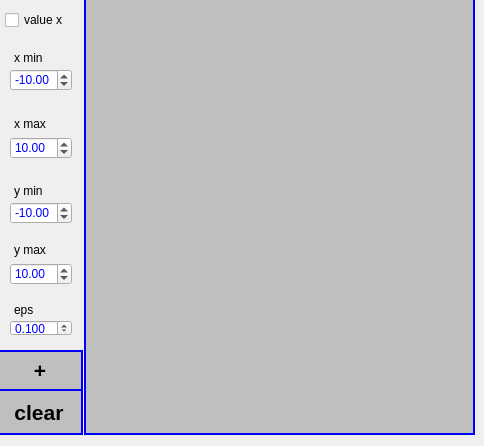
    <widget class="QWidget" name="tab_2">
     <attribute name="title">
      <string>Graphic</string>
     </attribute>
     <widget class="QCustomPlot" name="my_graphic" native="true">
      <property name="geometry">
       <rect>
        <x>84</x>
        <y>-2</y>
        <width>391</width>
        <height>437</height>
       </rect>
      </property>
      <property name="styleSheet">
       <string notr="true">QWidget {
   background-color: rgba(0, 0, 0, 0.2); /* Задний план */
    color: palette(WindowText); /* Цвет текста */
    border: 2px solid palette(Link);
    padding: 5px;
   font-family: Arial, sans-serif;
    font-weight: bold; /* Для пожирнения шрифта */
}

/* При наведении на кнопку */
QWidget:hover {
    background-color: palette(button);
    color: palette(link);
    border: 2px solid palette(Link); /* Бледная обводка */
}

/* При нажатии на кнопку */
QWidget:pressed {
    background-color: palette(button);
    color: palette(link);
    border: 2px solid palette(mid); /* Бледная обводка */
    border-top: 4px solid palette(link); /* Добавляем верхнюю границу */
    border-right: 4px solid palette(link);
    border-left: 4px solid palette(link);
    border-bottom: 4px solid palette(link);
}

/* Убираем фокусовку (при клике не будет выделяться синяя рамка) */
QWindget:focus {
    outline: none;
}</string>
      </property>
     </widget>
     <widget class="QDoubleSpinBox" name="x_min">
      <property name="geometry">
       <rect>
        <x>10</x>
        <y>69</y>
        <width>62</width>
        <height>22</height>
       </rect>
      </property>
      <property name="styleSheet">
       <string notr="true">QDubleSpinBox {
   background-color: rgba(0, 0, 0, 0.2); /* Задний план */
    color: palette(WindowText); /* Цвет текста */
    border: 2px solid palette(Link);
    padding: 5px;
   font-family: Arial, sans-serif;
    font-weight: bold; /* Для пожирнения шрифта */
}

/* При наведении на кнопку */
QDoubleSpinBox:hover {
    background-color: palette(button);
    color: palette(link);
    border: 2px solid palette(Link); /* Бледная обводка */
}

/* При нажатии на кнопку */
QDoubleSpinBox:pressed {
    background-color: palette(button);
    color: palette(link);
    border: 2px solid palette(mid); /* Бледная обводка */
    border-top: 4px solid palette(link); /* Добавляем верхнюю границу */
    border-right: 4px solid palette(link);
    border-left: 4px solid palette(link);
    border-bottom: 4px solid palette(link);
}

/* Убираем фокусовку (при клике не будет выделяться синяя рамка) */
QDoubleSpinBox:focus {
    outline: none;
}</string>
      </property>
      <property name="minimum">
       <double>-1000000.000000000000000</double>
      </property>
      <property name="maximum">
       <double>1000000.000000000000000</double>
      </property>
      <property name="value">
       <double>-10.000000000000000</double>
      </property>
     </widget>
     <widget class="QDoubleSpinBox" name="x_max">
      <property name="geometry">
       <rect>
        <x>10</x>
        <y>137</y>
        <width>62</width>
        <height>22</height>
       </rect>
      </property>
      <property name="styleSheet">
       <string notr="true">QDubleSpinBox {
   background-color: rgba(0, 0, 0, 0.2); /* Задний план */
    color: palette(WindowText); /* Цвет текста */
    border: 2px solid palette(Link);
    padding: 5px;
   font-family: Arial, sans-serif;
    font-weight: bold; /* Для пожирнения шрифта */
}

/* При наведении на кнопку */
QDoubleSpinBox:hover {
    background-color: palette(button);
    color: palette(link);
    border: 2px solid palette(Link); /* Бледная обводка */
}

/* При нажатии на кнопку */
QDoubleSpinBox:pressed {
    background-color: palette(button);
    color: palette(link);
    border: 2px solid palette(mid); /* Бледная обводка */
    border-top: 4px solid palette(link); /* Добавляем верхнюю границу */
    border-right: 4px solid palette(link);
    border-left: 4px solid palette(link);
    border-bottom: 4px solid palette(link);
}

/* Убираем фокусовку (при клике не будет выделяться синяя рамка) */
QDoubleSpinBox:focus {
    outline: none;
}</string>
      </property>
      <property name="minimum">
       <double>-1000000.000000000000000</double>
      </property>
      <property name="maximum">
       <double>1000000.000000000000000</double>
      </property>
      <property name="value">
       <double>10.000000000000000</double>
      </property>
     </widget>
     <widget class="QDoubleSpinBox" name="y_min">
      <property name="geometry">
       <rect>
        <x>10</x>
        <y>202</y>
        <width>62</width>
        <height>22</height>
       </rect>
      </property>
      <property name="styleSheet">
       <string notr="true">QDubleSpinBox {
   background-color: rgba(0, 0, 0, 0.2); /* Задний план */
    color: palette(WindowText); /* Цвет текста */
    border: 2px solid palette(Link);
    padding: 5px;
   font-family: Arial, sans-serif;
    font-weight: bold; /* Для пожирнения шрифта */
}

/* При наведении на кнопку */
QDoubleSpinBox:hover {
    background-color: palette(button);
    color: palette(link);
    border: 2px solid palette(Link); /* Бледная обводка */
}

/* При нажатии на кнопку */
QDoubleSpinBox:pressed {
    background-color: palette(button);
    color: palette(link);
    border: 2px solid palette(mid); /* Бледная обводка */
    border-top: 4px solid palette(link); /* Добавляем верхнюю границу */
    border-right: 4px solid palette(link);
    border-left: 4px solid palette(link);
    border-bottom: 4px solid palette(link);
}

/* Убираем фокусовку (при клике не будет выделяться синяя рамка) */
QDoubleSpinBox:focus {
    outline: none;
}</string>
      </property>
      <property name="minimum">
       <double>-1000000.000000000000000</double>
      </property>
      <property name="maximum">
       <double>1000000.000000000000000</double>
      </property>
      <property name="value">
       <double>-10.000000000000000</double>
      </property>
     </widget>
     <widget class="QDoubleSpinBox" name="y_max">
      <property name="geometry">
       <rect>
        <x>10</x>
        <y>263</y>
        <width>62</width>
        <height>22</height>
       </rect>
      </property>
      <property name="styleSheet">
       <string notr="true">QDubleSpinBox {
   background-color: rgba(0, 0, 0, 0.2); /* Задний план */
    color: palette(WindowText); /* Цвет текста */
    border: 2px solid palette(Link);
    padding: 5px;
   font-family: Arial, sans-serif;
    font-weight: bold; /* Для пожирнения шрифта */
}

/* При наведении на кнопку */
QDoubleSpinBox:hover {
    background-color: palette(button);
    color: palette(link);
    border: 2px solid palette(Link); /* Бледная обводка */
}

/* При нажатии на кнопку */
QDoubleSpinBox:pressed {
    background-color: palette(button);
    color: palette(link);
    border: 2px solid palette(mid); /* Бледная обводка */
    border-top: 4px solid palette(link); /* Добавляем верхнюю границу */
    border-right: 4px solid palette(link);
    border-left: 4px solid palette(link);
    border-bottom: 4px solid palette(link);
}

/* Убираем фокусовку (при клике не будет выделяться синяя рамка) */
QDoubleSpinBox:focus {
    outline: none;
}</string>
      </property>
      <property name="minimum">
       <double>-1000000.000000000000000</double>
      </property>
      <property name="maximum">
       <double>1000000.000000000000000</double>
      </property>
      <property name="value">
       <double>10.000000000000000</double>
      </property>
     </widget>
     <widget class="QLabel" name="x_min_text">
      <property name="geometry">
       <rect>
        <x>14</x>
        <y>48</y>
        <width>61</width>
        <height>20</height>
       </rect>
      </property>
      <property name="text">
       <string>x min</string>
      </property>
     </widget>
     <widget class="QLabel" name="x_max_text">
      <property name="geometry">
       <rect>
        <x>14</x>
        <y>114</y>
        <width>61</width>
        <height>20</height>
       </rect>
      </property>
      <property name="text">
       <string>x max</string>
      </property>
     </widget>
     <widget class="QLabel" name="y_min_text">
      <property name="geometry">
       <rect>
        <x>14</x>
        <y>181</y>
        <width>61</width>
        <height>20</height>
       </rect>
      </property>
      <property name="text">
       <string>y min</string>
      </property>
     </widget>
     <widget class="QLabel" name="y_max_text">
      <property name="geometry">
       <rect>
        <x>14</x>
        <y>240</y>
        <width>61</width>
        <height>20</height>
       </rect>
      </property>
      <property name="text">
       <string>y max</string>
      </property>
     </widget>
     <widget class="QPushButton" name="add_graph">
      <property name="geometry">
       <rect>
        <x>-3</x>
        <y>350</y>
        <width>86</width>
        <height>41</height>
       </rect>
      </property>
      <property name="font">
       <font>
        <family>Arial</family>
        <pointsize>16</pointsize>
        <bold>true</bold>
       </font>
      </property>
      <property name="toolTipDuration">
       <number>8</number>
      </property>
      <property name="styleSheet">
       <string notr="true">QPushButton {
   background-color: rgba(0, 0, 0, 0.2); /* Задний план */
    color: palette(WindowText); /* Цвет текста */
    border: 2px solid palette(Link);
    padding: 5px;
   font-family: Arial, sans-serif;
    font-weight: bold; /* Для пожирнения шрифта */
}

/* При наведении на кнопку */
QPushButton:hover {
    background-color: palette(button);
    color: palette(link);
    border: 2px solid palette(Link); /* Бледная обводка */
}

/* При нажатии на кнопку */
QPushButton:pressed {
    background-color: palette(button);
    color: palette(link);
    border: 2px solid palette(mid); /* Бледная обводка */
    border-top: 4px solid palette(link); /* Добавляем верхнюю границу */
    border-right: 4px solid palette(link);
    border-left: 4px solid palette(link);
    border-bottom: 4px solid palette(link);
}

/* Убираем фокусовку (при клике не будет выделяться синяя рамка) */
QPushButton:focus {
    outline: none;
}</string>
      </property>
      <property name="text">
       <string>+</string>
      </property>
      <property name="shortcut">
       <string>X</string>
      </property>
     </widget>
     <widget class="QPushButton" name="clear_graph">
      <property name="geometry">
       <rect>
        <x>-5</x>
        <y>389</y>
        <width>88</width>
        <height>46</height>
       </rect>
      </property>
      <property name="font">
       <font>
        <family>Arial</family>
        <pointsize>16</pointsize>
        <bold>true</bold>
       </font>
      </property>
      <property name="toolTipDuration">
       <number>8</number>
      </property>
      <property name="styleSheet">
       <string notr="true">QPushButton {
   background-color: rgba(0, 0, 0, 0.2); /* Задний план */
    color: palette(WindowText); /* Цвет текста */
    border: 2px solid palette(Link);
    padding: 5px;
   font-family: Arial, sans-serif;
    font-weight: bold; /* Для пожирнения шрифта */
}

/* При наведении на кнопку */
QPushButton:hover {
    background-color: palette(button);
    color: palette(link);
    border: 2px solid palette(Link); /* Бледная обводка */
}

/* При нажатии на кнопку */
QPushButton:pressed {
    background-color: palette(button);
    color: palette(link);
    border: 2px solid palette(mid); /* Бледная обводка */
    border-top: 4px solid palette(link); /* Добавляем верхнюю границу */
    border-right: 4px solid palette(link);
    border-left: 4px solid palette(link);
    border-bottom: 4px solid palette(link);
}

/* Убираем фокусовку (при клике не будет выделяться синяя рамка) */
QPushButton:focus {
    outline: none;
}</string>
      </property>
      <property name="text">
       <string>clear</string>
      </property>
      <property name="shortcut">
       <string>X</string>
      </property>
     </widget>
     <widget class="QCheckBox" name="open_value_x">
      <property name="geometry">
       <rect>
        <x>5</x>
        <y>10</y>
        <width>71</width>
        <height>20</height>
       </rect>
      </property>
      <property name="text">
       <string>value x</string>
      </property>
     </widget>
     <widget class="QDoubleSpinBox" name="eps">
      <property name="geometry">
       <rect>
        <x>10</x>
        <y>320</y>
        <width>62</width>
        <height>16</height>
       </rect>
      </property>
      <property name="styleSheet">
       <string notr="true">QDubleSpinBox {
   background-color: rgba(0, 0, 0, 0.2); /* Задний план */
    color: palette(WindowText); /* Цвет текста */
    border: 2px solid palette(Link);
    padding: 5px;
   font-family: Arial, sans-serif;
    font-weight: bold; /* Для пожирнения шрифта */
}

/* При наведении на кнопку */
QDoubleSpinBox:hover {
    background-color: palette(button);
    color: palette(link);
    border: 2px solid palette(Link); /* Бледная обводка */
}

/* При нажатии на кнопку */
QDoubleSpinBox:pressed {
    background-color: palette(button);
    color: palette(link);
    border: 2px solid palette(mid); /* Бледная обводка */
    border-top: 4px solid palette(link); /* Добавляем верхнюю границу */
    border-right: 4px solid palette(link);
    border-left: 4px solid palette(link);
    border-bottom: 4px solid palette(link);
}

/* Убираем фокусовку (при клике не будет выделяться синяя рамка) */
QDoubleSpinBox:focus {
    outline: none;
}</string>
      </property>
      <property name="decimals">
       <number>3</number>
      </property>
      <property name="minimum">
       <double>0.000000000000000</double>
      </property>
      <property name="maximum">
       <double>1000000.000000000000000</double>
      </property>
      <property name="value">
       <double>0.100000000000000</double>
      </property>
     </widget>
     <widget class="QLabel" name="eps_text">
      <property name="geometry">
       <rect>
        <x>14</x>
        <y>300</y>
        <width>61</width>
        <height>20</height>
       </rect>
      </property>
      <property name="text">
       <string>eps</string>
      </property>
     </widget>
    </widget>
